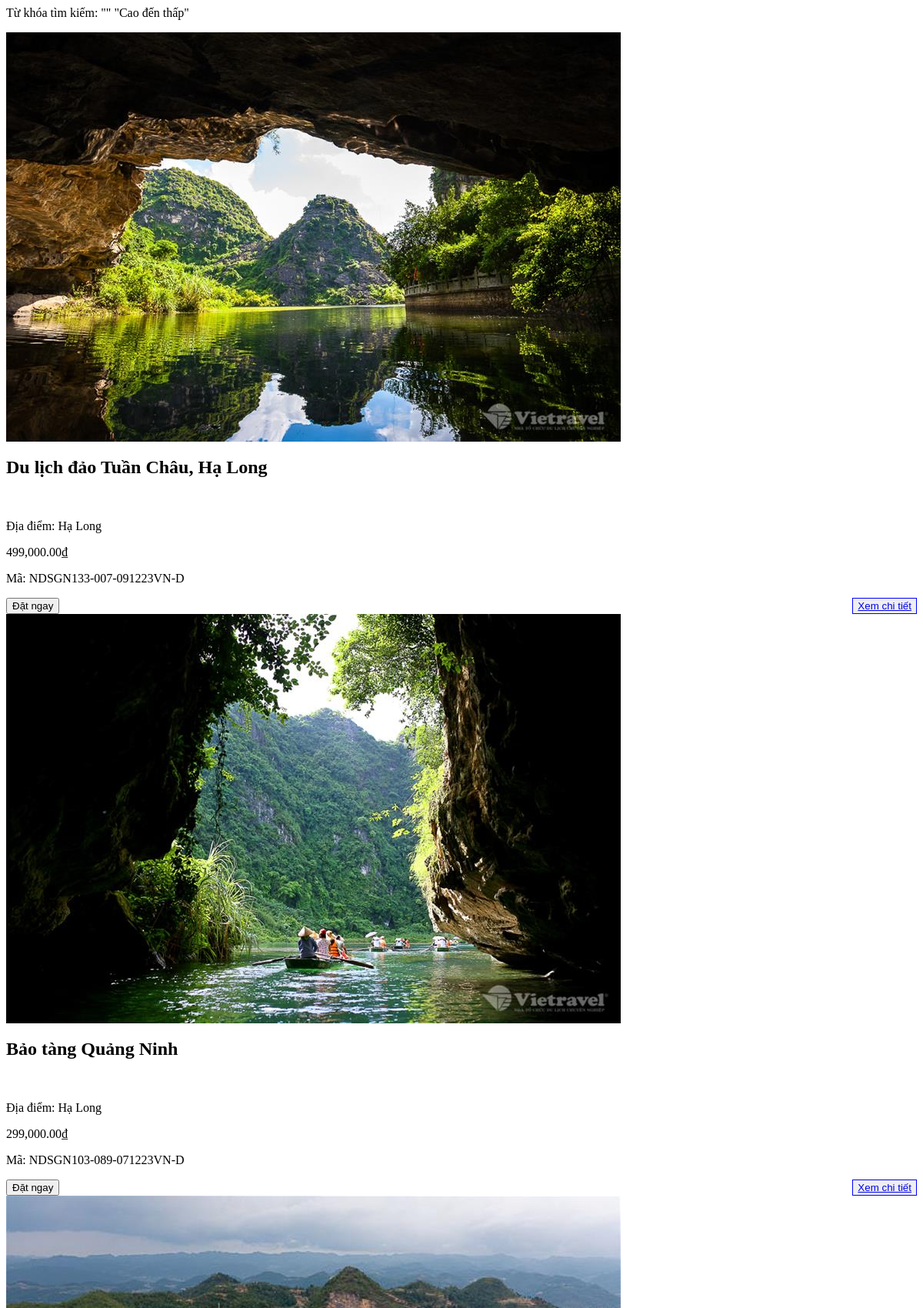
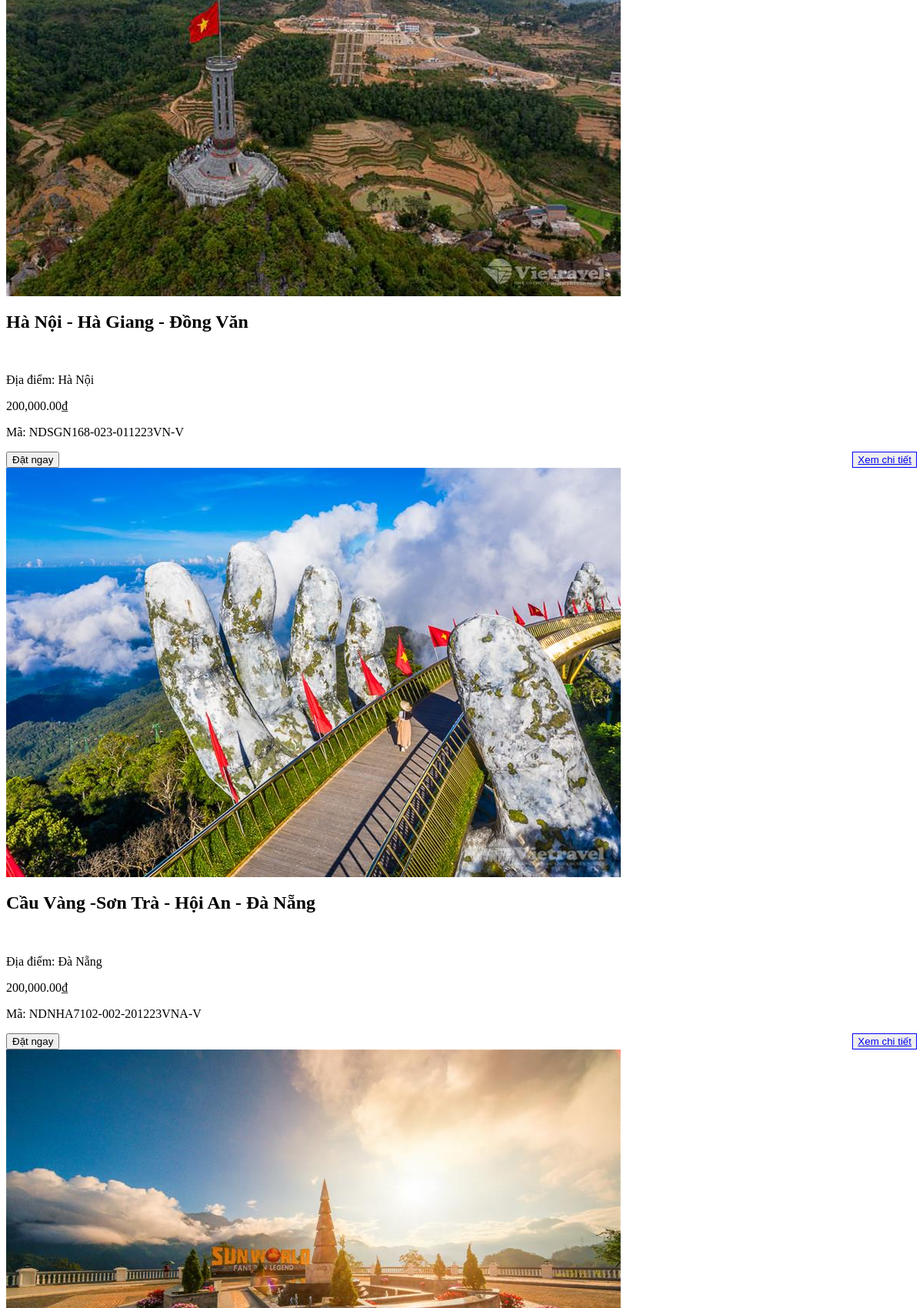
Page /main/findproduct.php (upper part) on the committed database (2 pictures, top to bottom).
### tables this page shows
CREATE TABLE `tbl_product` (
  `product_id` int(11) NOT NULL,
  `product_name` varchar(255) NOT NULL,
  `product_code` varchar(50) NOT NULL,
  `product_type` varchar(50) NOT NULL,
  `product_location` varchar(50) NOT NULL,
  `product_price` int(20) NOT NULL,
  `product_detail` text NOT NULL,
  `product_img` varchar(100) NOT NULL,
  `img_product1` varchar(100) NOT NULL,
  `img_product2` varchar(100) NOT NULL,
  `img_product3` varchar(100) NOT NULL,
  `img_product4` varchar(100) NOT NULL
);

### main/findproduct.php (the view, shortened to what this page needs)
<?php
            if(isset($_POST['find']) && $_POST['keyword'] !='' && $_POST['order'] == ''){
                $keyword = $_POST['keyword'];
                $sql = "SELECT *from tbl_product WHERE tbl_product.product_name LIKE '%$keyword%'OR tbl_product.product_location LIKE '%$keyword%' ";
                $query = mysqli_query($mysqli, $sql);
                ?>
                <p class="font-bold text-xl mt-10">Từ khóa tìm kiếm: <span class="text-red-500">"<?php echo $keyword ?>"</span></p>
                <div class="content grid grid-cols-5  mt-5">
                    <?php
                         while($row3 = mysqli_fetch_array($query)){
                    ?>
                    <div class="mx-3 border border-solid rounded-xl mt-5">
                        <img src="admin/main/uploads/<?php echo $row3['product_img'] ?>" alt="">
                        <div class="p-3">
                            <h2 class="font-bold"><?php echo $row3['product_name'] ?></h2><br>
                            <p>Địa điểm: <span class="font-bold"><?php echo $row3['product_location'] ?></span></p>
                            <p class="text-md font-bold text-red-500 my-5"><?php echo number_format($row3['product_price'], 2, '.', ',') ?>₫</p>
                            <p class="text-sm font-bold my-5"> Mã: <?php echo $row3['product_code'] ?></p>
                            <div style="display:flex; justify-content: space-between;">
                                <a href="index.php?main=payment2&action=booknow&code=<?php echo $row3['product_code'] ?>"><button class="bg-red-500 text-white py-1 px-2 rounded-md"><i class="fa-solid fa-cart-shopping"></i><span> Đặt ngay</span></button></a>
                                <style>
                                    .chitiet:hover {
                                        background-color: blue;
                                    }
                                    .chitiet:hover >a {
                                        color: #F0F0F0;
                                    }
                                </style>
                                <button class="chitiet py-1 px-2 rounded-md" style="border: 1px solid blue; color: blue;"><a href="index.php?main=product&id=<?php echo $row3['product_code'] ?>">Xem chi tiết</a></button>
                            </div>
                        </div>
                    </div>
                    <?php
                            }
                        }else{
                            $keyword2 = $_POST['keyword'];
                            if($_POST['order'] == 'low'){
                                $sql = "SELECT * FROM tbl_product  WHERE tbl_product.product_name LIKE '%$keyword2%' OR tbl_product.product_location LIKE '%$keyword2%' ORDER BY product_price";
                                $keyword = "Thấp đến cao";
                            }else{
                                $sql = "SELECT * FROM tbl_product   WHERE tbl_product.product_name LIKE '%$keyword2%'OR tbl_product.product_location LIKE '%$keyword2%' ORDER BY product_price DESC";
                                $keyword = "Cao đến thấp";
                            }
                            ?>
    <p class="font-bold text-xl mt-10">Từ khóa tìm kiếm: <span class="text-red-500">"<?php echo $keyword2.'"  '.'  "'.$keyword ?>"</span></p>
                <div class="content grid grid-cols-5  mt-5">
                    <?php
                        $query = mysqli_query($mysqli, $sql);
                         while($row3 = mysqli_fetch_array($query)){
                    ?>
                    <div class="mx-3 border border-solid rounded-xl mt-5">
                        <img src="admin/main/uploads/<?php echo $row3['product_img'] ?>" alt="">
                        <div class="p-3">
                            <h2 class="font-bold"><?php echo $row3['product_name'] ?></h2><br>
                            <p>Địa điểm: <span class="font-bold"><?php echo $row3['product_location'] ?></span></p>
                            <p class="text-md font-bold text-red-500 my-5"><?php echo number_format($row3['product_price'], 2, '.', ',') ?>₫</p>
                            <p class="text-sm font-bold my-5"> Mã: <?php echo $row3['product_code'] ?></p>
                            <div style="display:flex; justify-content: space-between;">
                                <a href="index.php?main=payment2&action=booknow&code=<?php echo $row3['product_code'] ?>"><button class="bg-red-500 text-white py-1 px-2 rounded-md"><i class="fa-solid fa-cart-shopping"></i><span> Đặt ngay</span></button></a>
                                <button class="chitiet py-1 px-2 rounded-md" style="border: 1px solid blue; color: blue;"><a href="index.php?main=product&id=<?php echo $row3['product_code'] ?>">Xem chi tiết</a></button>
                            </div>
                        </div>
                    </div>
                            <?php
                         }
                        }
                        ?>

### rows in the picture
tbl_product: product_img (picture), product_name "Du lịch đảo Tuần Châu, Hạ Long", product_location "Hạ Long", product_price "499,000.00", product_code "NDSGN133-007-091223VN-D"
tbl_product: product_img (picture), product_name "Bảo tàng Quảng Ninh", product_location "Hạ Long", product_price "299,000.00", product_code "NDSGN103-089-071223VN-D"
tbl_product: product_img (picture), product_name "Hà Nội - Hà Giang - Đồng Văn", product_location "Hà Nội", product_price "200,000.00", product_code "NDSGN168-023-011223VN-V"
tbl_product: product_img (picture), product_name "Cầu Vàng -Sơn Trà - Hội An - Đà Nẵng", product_location "Đà Nẵng", product_price "200,000.00", product_code "NDNHA7102-002-201223VNA-V"
tbl_product: product_img (picture)

### other values in the picture
$keyword "Cao đến thấp"
